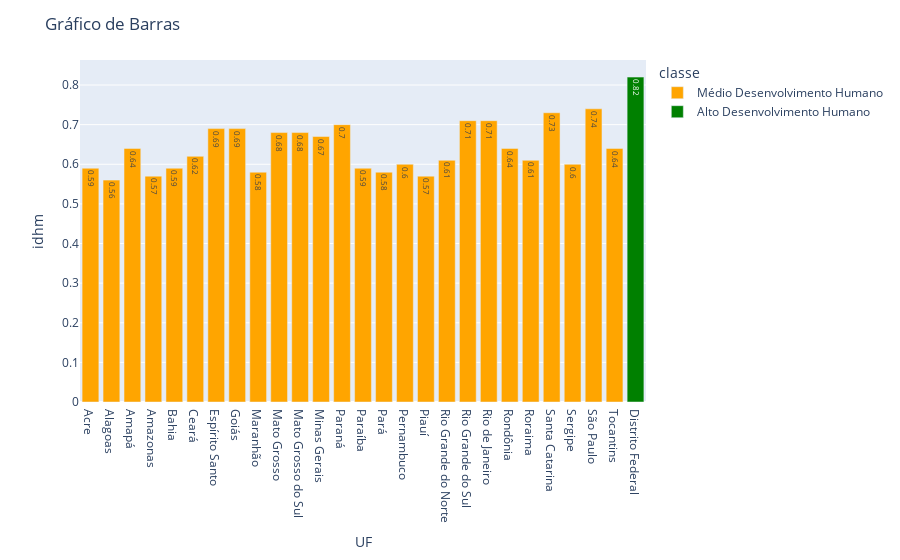

The notebook cell this image was saved under:
### Markdown cell above
# Usando o Ploty

### Code cell
# Criar um gráfico de barras usando o Ploty
fig = px.bar(df_idhm_estado, x='UF', y='idhm', text = 'idhm', color = 'classe', color_discrete_sequence=['orange', 'green'])

# Adicionar título e rótulos dos eixos
fig.update_layout(title='Gráfico de Barras',
                  xaxis_title='UF',
                  yaxis_title='idhm')
fig.show()

### Figure 1 — Plotly figure (JSON) as saved in the notebook; plotly's stock layout.template omitted (floating-point values rounded to 4 significant figures)
{"data": [{"alignmentgroup": "True", "hovertemplate": "classe=Médio Desenvolvimento Humano<br>UF=%{x}<br>idhm=%{text}<extra></extra>", "legendgroup": "Médio Desenvolvimento Humano", "marker": {"color": "orange", "pattern": {"shape": ""}}, "name": "Médio Desenvolvimento Humano", "offsetgroup": "Médio Desenvolvimento Humano", "orientation": "v", "showlegend": true, "text": [0.59, 0.56, 0.64, 0.57, 0.59, 0.62, 0.69, 0.69, 0.58, 0.68, 0.68, 0.67, 0.7, 0.59, 0.58, 0.6, 0.57, 0.61, 0.71, 0.71, 0.64, 0.61, 0.73, 0.6, 0.74, 0.64], "textposition": "auto", "type": "bar", "x": ["Acre", "Alagoas", "Amapá", "Amazonas", "Bahia", "Ceará", "Espírito Santo", "Goiás", "Maranhão", "Mato Grosso", "Mato Grosso do Sul", "Minas Gerais", "Paraná", "Paraíba", "Pará", "Pernambuco", "Piauí", "Rio Grande do Norte", "Rio Grande do Sul", "Rio de Janeiro", "Rondônia", "Roraima", "Santa Catarina", "Sergipe", "São Paulo", "Tocantins"], "xaxis": "x", "y": [0.59, 0.56, 0.64, 0.57, 0.59, 0.62, 0.69, 0.69, 0.58, 0.68, 0.68, 0.67, 0.7, 0.59, 0.58, 0.6, 0.57, 0.61, 0.71, 0.71, 0.64, 0.61, 0.73, 0.6, 0.74, 0.64], "yaxis": "y"}, {"alignmentgroup": "True", "hovertemplate": "classe=Alto Desenvolvimento Humano<br>UF=%{x}<br>idhm=%{text}<extra></extra>", "legendgroup": "Alto Desenvolvimento Humano", "marker": {"color": "green", "pattern": {"shape": ""}}, "name": "Alto Desenvolvimento Humano", "offsetgroup": "Alto Desenvolvimento Humano", "orientation": "v", "showlegend": true, "text": [0.82], "textposition": "auto", "type": "bar", "x": ["Distrito Federal"], "xaxis": "x", "y": [0.82], "yaxis": "y"}], "layout": {"barmode": "relative", "legend": {"title": {"text": "classe"}, "tracegroupgap": 0}, "margin": {"t": 60}, "title": {"text": "Gráfico de Barras"}, "xaxis": {"anchor": "y", "domain": [0, 1], "title": {"text": "UF"}}, "yaxis": {"anchor": "x", "domain": [0, 1], "title": {"text": "idhm"}}}}
